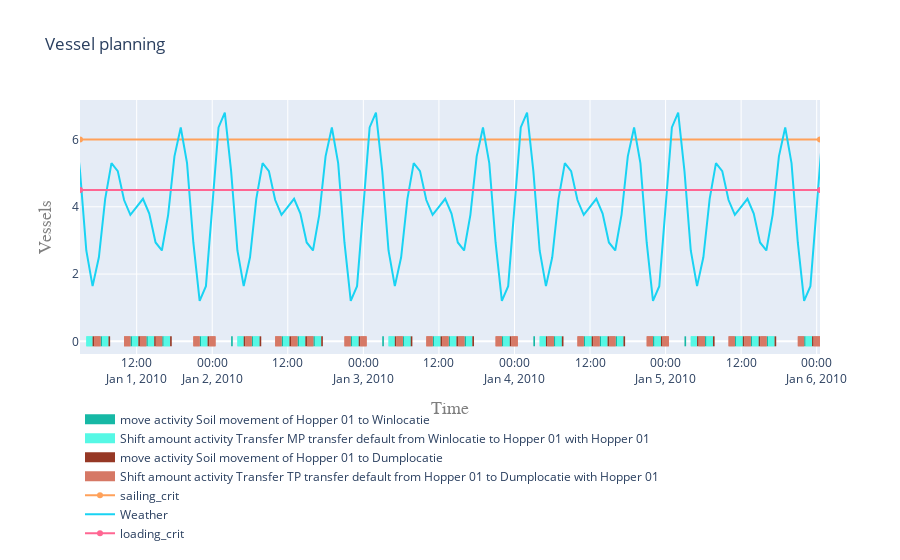

This figure's notebook cell:
### Code cell
res = plot.vessel_planning([hopper], y_scale="numbers", static=True)
data = res['data']
layout = res['layout']

data.append({
    "name": "sailing_crit",
    "x":[hopper.log["Timestamp"][0].isoformat(), hopper.log["Timestamp"][-1].isoformat()],
    "y":[sailing_crit.maximum,sailing_crit.maximum],
})

data.append({
    "name": "Weather",
    "x":metocean_df.index,
    "y":metocean_df[sailing_crit.condition],
})



data.append({
    "name": "loading_crit",
    "x":[hopper.log["Timestamp"][0].isoformat(), hopper.log["Timestamp"][-1].isoformat()],
    "y":[loading_crit.maximum,loading_crit.maximum],
})

go.Figure(data=data, layout=layout)

### Figure 1 — Plotly figure (JSON) as saved in the notebook; plotly's stock layout.template omitted (floating-point values rounded to 4 significant figures; data arrays with more than 128 entries replaced by an {"elided": "..."} marker saying what was removed)
{"data": [{"connectgaps": false, "hoverinfo": "y+name", "line": {"color": "rgb(22,184,165)", "width": 10}, "mode": "lines", "name": "move activity Soil movement of Hopper 01 to Winlocatie", "type": "scatter", "x": {"elided": "150 str values"}, "y": {"elided": "150 int values"}}, {"connectgaps": false, "hoverinfo": "y+name", "line": {"color": "rgb(86,248,229)", "width": 10}, "mode": "lines", "name": "Shift amount activity Transfer MP transfer default from Winlocatie to Hopper 01 with Hopper 01", "type": "scatter", "x": {"elided": "300 str values"}, "y": {"elided": "300 int values"}}, {"connectgaps": false, "hoverinfo": "y+name", "line": {"color": "rgb(150,56,37)", "width": 10}, "mode": "lines", "name": "move activity Soil movement of Hopper 01 to Dumplocatie", "type": "scatter", "x": {"elided": "150 str values"}, "y": {"elided": "150 int values"}}, {"connectgaps": false, "hoverinfo": "y+name", "line": {"color": "rgb(214,120,101)", "width": 10}, "mode": "lines", "name": "Shift amount activity Transfer TP transfer default from Hopper 01 to Dumplocatie with Hopper 01", "type": "scatter", "x": {"elided": "300 str values"}, "y": {"elided": "300 int values"}}, {"name": "sailing_crit", "type": "scatter", "x": ["2010-01-01T03:00:00", "2010-01-06T00:31:25.649182"], "y": [6, 6]}, {"name": "Weather", "type": "scatter", "x": {"elided": "192 str values"}, "y": {"elided": "192 float values"}}, {"name": "loading_crit", "type": "scatter", "x": ["2010-01-01T03:00:00", "2010-01-06T00:31:25.649182"], "y": [4.5, 4.5]}], "layout": {"hovermode": "closest", "legend": {"orientation": "h", "x": 0, "y": -0.2}, "title": {"text": "Vessel planning"}, "xaxis": {"range": ["2010-01-01T03:00:00", "2010-01-06T00:31:25.649182"], "title": {"font": {"color": "#7f7f7f", "family": "Courier New, monospace", "size": 18}, "text": "Time"}}, "yaxis": {"title": {"font": {"color": "#7f7f7f", "family": "Courier New, monospace", "size": 18}, "text": "Vessels"}}}}
